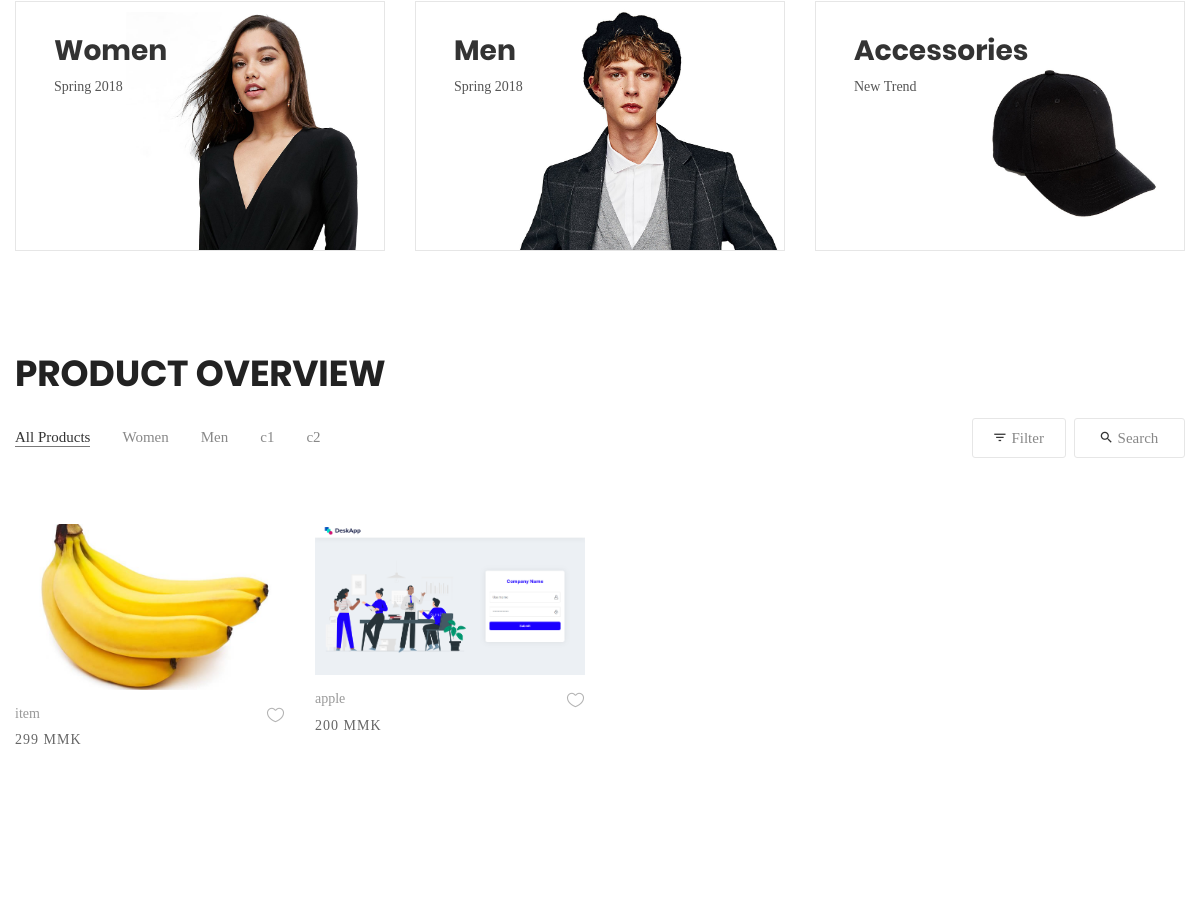
The app's page / (middle part), older data.
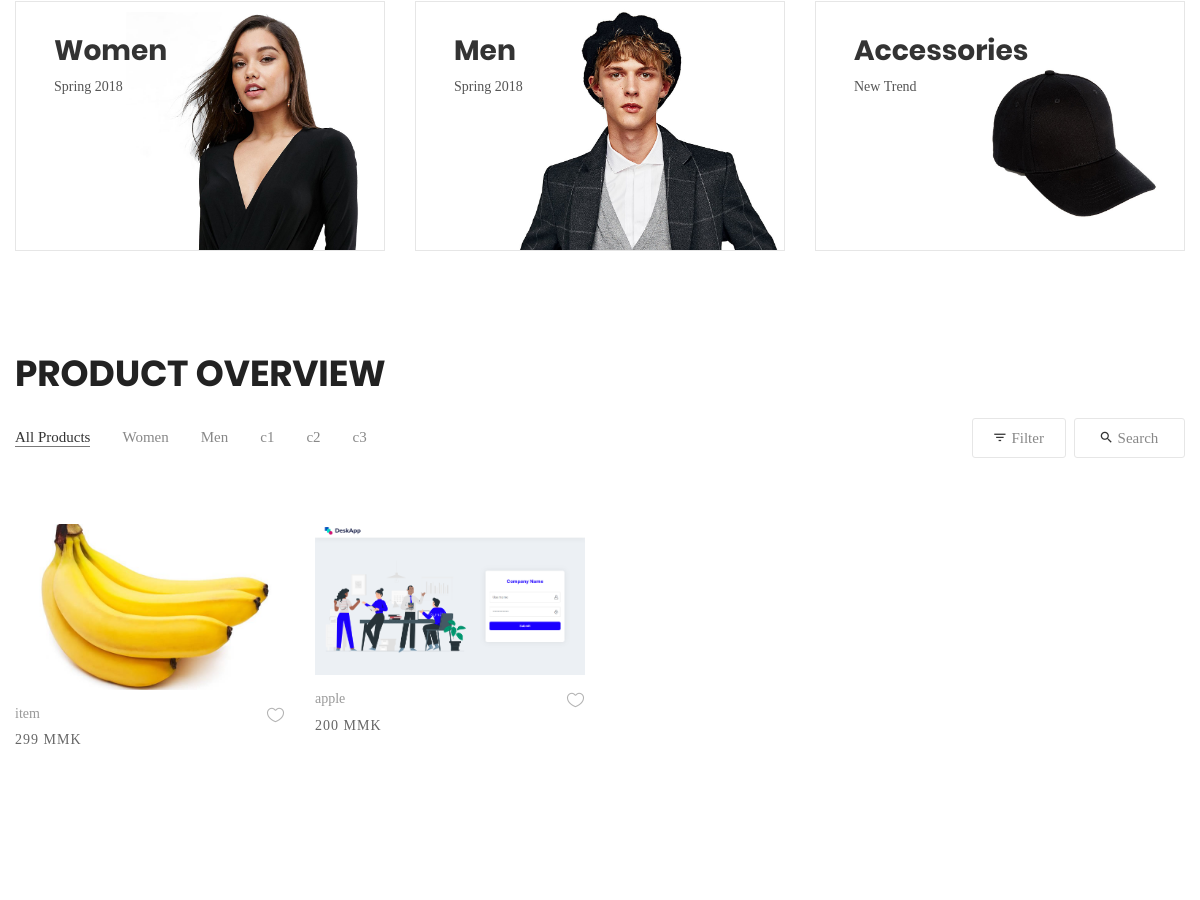
The same page, newer data.
### myapp/models.py (models this page shows, shortened)
class category(models.Model):
    categoryname = models.CharField(max_length=255)
    created_at = models.DateTimeField(auto_now_add=True)
    updated_at = models.DateTimeField(auto_now=True)

class item(models.Model):
    itemname = models.CharField(max_length=255)
    category = models.ForeignKey(category, on_delete=models.CASCADE)
    price = models.PositiveIntegerField(default=0)
    description = models.CharField(max_length=255)
    photo1 = models.ImageField(upload_to='item/', blank=True, null=True)
    photo2 = models.ImageField(upload_to='item/', blank=True, null=True)
    photo3 = models.ImageField(upload_to='item/', blank=True, null=True)
    photo4 = models.ImageField(upload_to='item/', blank=True, null=True)
    created_at = models.DateTimeField(auto_now_add=True)
    updated_at = models.DateTimeField(auto_now=True)

### myapp/views.py (the view, shortened to what this page needs)
# urls.py: path('', shopview.as_view(), name='shopview'),
class shopview(View):
    def get(self, request):
        itm = item.objects.all()
        cate = category.objects.all()
        context = {'item': itm, 'cate': cate}
        return render(request, 'shop/shopview.html', context)

### templates/shop/shopview.html (shortened to what this page needs)
{% load static %}
<!DOCTYPE html>
<html lang="en">
<head>
	<link rel="stylesheet" type="text/css" href="{% static 'shop/vendor/bootstrap/css/bootstrap.min.css' %}">
	<link rel="stylesheet" type="text/css" href="{% static 'shop/fonts/font-awesome-4.7.0/css/font-awesome.min.css' %}">
	<link rel="stylesheet" type="text/css" href="{% static 'shop/fonts/iconic/css/material-design-iconic-font.min.css' %}">
	<link rel="stylesheet" type="text/css" href="{% static 'shop/fonts/linearicons-v1.0.0/icon-font.min.css' %}">
	<link rel="stylesheet" type="text/css" href="{% static 'shop/vendor/animate/animate.css' %}">
	<link rel="stylesheet" type="text/css" href="{% static 'shop/vendor/css-hamburgers/hamburgers.min.css' %}">
	<link rel="stylesheet" type="text/css" href="{% static 'shop/vendor/animsition/css/animsition.min.css' %}">
	<link rel="stylesheet" type="text/css" href="{% static 'shop/vendor/select2/select2.min.css' %}">
	<link rel="stylesheet" type="text/css" href="{% static 'shop/vendor/daterangepicker/daterangepicker.css' %}">
	<link rel="stylesheet" type="text/css" href="{% static 'shop/vendor/slick/slick.css' %}">
	<link rel="stylesheet" type="text/css" href="{% static 'shop/vendor/MagnificPopup/magnific-popup.css' %}">
	<link rel="stylesheet" type="text/css" href="{% static 'shop/vendor/perfect-scrollbar/perfect-scrollbar.css' %}">
	<link rel="stylesheet" type="text/css" href="{% static 'shop/css/util.css' %}">
	<link rel="stylesheet" type="text/css" href="{% static 'shop/css/main.css' %}">
</head>
<body class="animsition">
	<div class="sec-banner bg0 p-t-80 p-b-50">
		<div class="container">
			<div class="row">
				<div class="col-md-6 col-xl-4 p-b-30 m-lr-auto">
					<div class="block1 wrap-pic-w">
						<img src="{% static 'shop/images/banner-01.jpg' %}" alt="IMG-BANNER">
						<a href="#" class="block1-txt ab-t-l s-full flex-col-l-sb p-lr-38 p-tb-34 trans-03 respon3">
							<div class="block1-txt-child1 flex-col-l">
								<span class="block1-name ltext-102 trans-04 p-b-8">
									Women
								</span>
								<span class="block1-info stext-102 trans-04">
									Spring 2018
								</span>
							</div>
						</a>
					</div>
				</div>
				<div class="col-md-6 col-xl-4 p-b-30 m-lr-auto">
					<div class="block1 wrap-pic-w">
						<img src="{% static 'shop/images/banner-02.jpg' %}" alt="IMG-BANNER">
						<a href="#" class="block1-txt ab-t-l s-full flex-col-l-sb p-lr-38 p-tb-34 trans-03 respon3">
							<div class="block1-txt-child1 flex-col-l">
								<span class="block1-name ltext-102 trans-04 p-b-8">
									Men
								</span>
								<span class="block1-info stext-102 trans-04">
									Spring 2018
								</span>
							</div>
						</a>
					</div>
				</div>
				<div class="col-md-6 col-xl-4 p-b-30 m-lr-auto">
					<div class="block1 wrap-pic-w">
						<img src="{% static 'shop/images/banner-03.jpg' %}" alt="IMG-BANNER">
						<a href="#" class="block1-txt ab-t-l s-full flex-col-l-sb p-lr-38 p-tb-34 trans-03 respon3">
							<div class="block1-txt-child1 flex-col-l">
								<span class="block1-name ltext-102 trans-04 p-b-8">
									Accessories
								</span>
								<span class="block1-info stext-102 trans-04">
									New Trend
								</span>
							</div>
						</a>
					</div>
				</div>
			</div>
		</div>
	</div>
	<section class="bg0 p-t-23 p-b-140">
		<div class="container">
			<div class="p-b-10">
				<h3 class="ltext-103 cl5">
					Product Overview
				</h3>
			</div>
			<div class="flex-w flex-sb-m p-b-52">
				<div class="flex-w flex-l-m filter-tope-group m-tb-10">
					<button class="stext-106 cl6 hov1 bor3 trans-04 m-r-32 m-tb-5 how-active1" data-filter="*">
						All Products
					</button>
					<button class="stext-106 cl6 hov1 bor3 trans-04 m-r-32 m-tb-5" data-filter=".women">
						Women
					</button>
					<button class="stext-106 cl6 hov1 bor3 trans-04 m-r-32 m-tb-5" data-filter=".men">
						Men
					</button>
                    {% for i in cate %}
                    <button class="stext-106 cl6 hov1 bor3 trans-04 m-r-32 m-tb-5" data-filter=".c-{{i.id}}">
						{{i.categoryname}}
					</button>
                    {% endfor %}
				</div>
				<div class="flex-w flex-c-m m-tb-10">
					<div class="flex-c-m stext-106 cl6 size-104 bor4 pointer hov-btn3 trans-04 m-r-8 m-tb-4 js-show-filter">
						<i class="icon-filter cl2 m-r-6 fs-15 trans-04 zmdi zmdi-filter-list"></i>
						 Filter
					</div>
					<div class="flex-c-m stext-106 cl6 size-105 bor4 pointer hov-btn3 trans-04 m-tb-4 js-show-search">
						<i class="icon-search cl2 m-r-6 fs-15 trans-04 zmdi zmdi-search"></i>
						Search
					</div>
				</div>
			</div>
			<div class="row isotope-grid">
                {% for i in item %}
				<div class="col-sm-6 col-md-4 col-lg-3 p-b-35 isotope-item c-{{i.category.id}}">
					<div class="block2">
						<div class="block2-pic hov-img0">
							<img src="{{i.photo1.url}}" alt="IMG-PRODUCT">
						</div>
						<div class="block2-txt flex-w flex-t p-t-14">
							<div class="block2-txt-child1 flex-col-l ">
								<a href="#" class="stext-104 cl4 hov-cl1 trans-04 js-name-b2 p-b-6">
									{{i.itemname}}
								</a>
								<span class="stext-105 cl3">
									{{i.price}} MMK
								</span>
							</div>
							<div class="block2-txt-child2 flex-r p-t-3">
								<a href="#" class="btn-addwish-b2 dis-block pos-relative js-addwish-b2">
									<img class="icon-heart1 dis-block trans-04" src="{% static 'shop/images/icons/icon-heart-01.png' %}" alt="ICON">
								</a>
							</div>
						</div>
					</div>
				</div>
                {% endfor %}
			</div>
		</div>
	</section>
</body>
</html>

### static/shop/css/main.css (style rules this page uses)
.container { max-width: 1380px; }
@media (max-width: 1600px) { .container { max-width: 1200px; } }
.block1 { position: relative; border: 1px solid #e6e6e6; }
.block1-txt { background-color: rgba(103,117,214,0.0); }
.block1-name { color: #333; }
.block1-info { color: #555; }
.block2-pic { position: relative; }
.block2-txt-child1 { width: calc(100% - 30px); }
.block2-txt-child2 { width: 30px; }
.cl2 { color: #333; }
.cl3 { color: #666; }
.cl4 { color: #999; }
.cl5 { color: #222; }
.cl6 { color: #888; }
.stext-102 { font-family: Poppins-Regular; font-size: 14px; line-height: 1.7; }
.stext-104 { font-family: Poppins-Regular; font-size: 14px; line-height: 1.466667; }
.stext-105 { font-family: Poppins-Regular; font-size: 14px; line-height: 1.466667; letter-spacing: 1px; }
.stext-106 { font-family: Poppins-Regular; font-size: 15px; line-height: 1.2; }
.ltext-102 { font-family: Poppins-Bold; font-size: 28px; line-height: 1.1; }
.ltext-103 { font-family: Poppins-Bold; font-size: 36px; line-height: 1.1; text-transform: uppercase; }
.size-104 { min-width: 94px; height: 40px; }
.size-105 { min-width: 111px; height: 40px; }
.bg0 { background-color: #fff; }
.bor3 { border-bottom: 1px solid transparent; }
.bor4 { border: 1px solid #e6e6e6; border-radius: 3px; }
.how-active1 { color: #333; border-color: #797979; }
.hov-img0 { display: block; overflow: hidden; }
.hov-img0 img { width: 100%; -webkit-transition: transform 0.9s ease; -o-transition: transform 0.9s ease; -moz-transition: transform 0.9s ease; transition: transform 0.9s ease; }

Row changes from the older to the newer data that the page shows:
added category: categoryname "c3"
